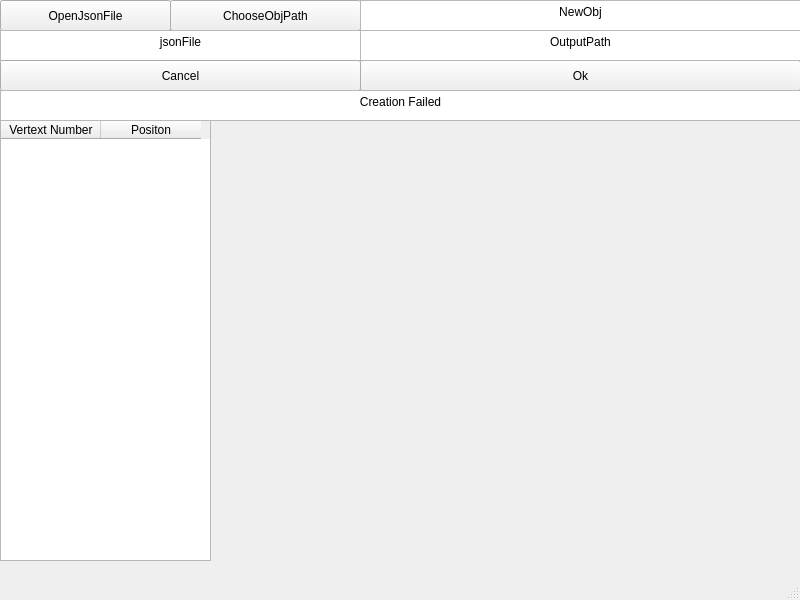
<?xml version="1.0" encoding="UTF-8"?>
<ui version="4.0">
 <class>JsonToObjForm</class>
 <widget class="QMainWindow" name="JsonToObjForm">
  <property name="geometry">
   <rect>
    <x>0</x>
    <y>0</y>
    <width>800</width>
    <height>600</height>
   </rect>
  </property>
  <property name="windowTitle">
   <string>JsonToObjForm</string>
  </property>
  <widget class="QWidget" name="centralwidget">
   <widget class="QPushButton" name="OpenJsonFile">
    <property name="geometry">
     <rect>
      <x>0</x>
      <y>0</y>
      <width>171</width>
      <height>31</height>
     </rect>
    </property>
    <property name="text">
     <string>OpenJsonFile</string>
    </property>
   </widget>
   <widget class="QPushButton" name="OpenobjPath">
    <property name="geometry">
     <rect>
      <x>170</x>
      <y>0</y>
      <width>191</width>
      <height>31</height>
     </rect>
    </property>
    <property name="text">
     <string>ChooseObjPath</string>
    </property>
   </widget>
   <widget class="QTextEdit" name="NameObj">
    <property name="geometry">
     <rect>
      <x>360</x>
      <y>0</y>
      <width>441</width>
      <height>31</height>
     </rect>
    </property>
    <property name="html">
     <string>&lt;!DOCTYPE HTML PUBLIC &quot;-//W3C//DTD HTML 4.0//EN&quot; &quot;http://www.w3.org/TR/REC-html40/strict.dtd&quot;&gt;
&lt;html&gt;&lt;head&gt;&lt;meta name=&quot;qrichtext&quot; content=&quot;1&quot; /&gt;&lt;meta charset=&quot;utf-8&quot; /&gt;&lt;style type=&quot;text/css&quot;&gt;
p, li { white-space: pre-wrap; }
hr { height: 1px; border-width: 0; }
li.unchecked::marker { content: &quot;\2610&quot;; }
li.checked::marker { content: &quot;\2612&quot;; }
&lt;/style&gt;&lt;/head&gt;&lt;body style=&quot; font-family:'Segoe UI'; font-size:9pt; font-weight:400; font-style:normal;&quot;&gt;
&lt;p align=&quot;center&quot; style=&quot; margin-top:0px; margin-bottom:0px; margin-left:0px; margin-right:0px; -qt-block-indent:0; text-indent:0px;&quot;&gt;NewObj&lt;/p&gt;&lt;/body&gt;&lt;/html&gt;</string>
    </property>
   </widget>
   <widget class="QTextBrowser" name="JsonFile">
    <property name="geometry">
     <rect>
      <x>0</x>
      <y>30</y>
      <width>361</width>
      <height>31</height>
     </rect>
    </property>
    <property name="html">
     <string>&lt;!DOCTYPE HTML PUBLIC &quot;-//W3C//DTD HTML 4.0//EN&quot; &quot;http://www.w3.org/TR/REC-html40/strict.dtd&quot;&gt;
&lt;html&gt;&lt;head&gt;&lt;meta name=&quot;qrichtext&quot; content=&quot;1&quot; /&gt;&lt;meta charset=&quot;utf-8&quot; /&gt;&lt;style type=&quot;text/css&quot;&gt;
p, li { white-space: pre-wrap; }
hr { height: 1px; border-width: 0; }
li.unchecked::marker { content: &quot;\2610&quot;; }
li.checked::marker { content: &quot;\2612&quot;; }
&lt;/style&gt;&lt;/head&gt;&lt;body style=&quot; font-family:'Segoe UI'; font-size:9pt; font-weight:400; font-style:normal;&quot;&gt;
&lt;p align=&quot;center&quot; style=&quot; margin-top:0px; margin-bottom:0px; margin-left:0px; margin-right:0px; -qt-block-indent:0; text-indent:0px;&quot;&gt;jsonFile&lt;/p&gt;&lt;/body&gt;&lt;/html&gt;</string>
    </property>
   </widget>
   <widget class="QPushButton" name="CancelButton">
    <property name="geometry">
     <rect>
      <x>0</x>
      <y>60</y>
      <width>361</width>
      <height>31</height>
     </rect>
    </property>
    <property name="text">
     <string>Cancel</string>
    </property>
   </widget>
   <widget class="QPushButton" name="OkButton">
    <property name="geometry">
     <rect>
      <x>360</x>
      <y>60</y>
      <width>441</width>
      <height>31</height>
     </rect>
    </property>
    <property name="text">
     <string>Ok</string>
    </property>
   </widget>
   <widget class="QTableWidget" name="tableWidget">
    <property name="geometry">
     <rect>
      <x>0</x>
      <y>120</y>
      <width>211</width>
      <height>441</height>
     </rect>
    </property>
    <column>
     <property name="text">
      <string>Vertext Number</string>
     </property>
    </column>
    <column>
     <property name="text">
      <string>Positon</string>
     </property>
    </column>
   </widget>
   <widget class="QTextBrowser" name="CreationOk">
    <property name="geometry">
     <rect>
      <x>0</x>
      <y>90</y>
      <width>801</width>
      <height>31</height>
     </rect>
    </property>
    <property name="html">
     <string>&lt;!DOCTYPE HTML PUBLIC &quot;-//W3C//DTD HTML 4.0//EN&quot; &quot;http://www.w3.org/TR/REC-html40/strict.dtd&quot;&gt;
&lt;html&gt;&lt;head&gt;&lt;meta name=&quot;qrichtext&quot; content=&quot;1&quot; /&gt;&lt;meta charset=&quot;utf-8&quot; /&gt;&lt;style type=&quot;text/css&quot;&gt;
p, li { white-space: pre-wrap; }
hr { height: 1px; border-width: 0; }
li.unchecked::marker { content: &quot;\2610&quot;; }
li.checked::marker { content: &quot;\2612&quot;; }
&lt;/style&gt;&lt;/head&gt;&lt;body style=&quot; font-family:'Segoe UI'; font-size:9pt; font-weight:400; font-style:normal;&quot;&gt;
&lt;p align=&quot;center&quot; style=&quot; margin-top:0px; margin-bottom:0px; margin-left:0px; margin-right:0px; -qt-block-indent:0; text-indent:0px;&quot;&gt;Creation Failed&lt;/p&gt;&lt;/body&gt;&lt;/html&gt;</string>
    </property>
   </widget>
   <widget class="QTextBrowser" name="OutputPathText">
    <property name="geometry">
     <rect>
      <x>360</x>
      <y>30</y>
      <width>441</width>
      <height>31</height>
     </rect>
    </property>
    <property name="html">
     <string>&lt;!DOCTYPE HTML PUBLIC &quot;-//W3C//DTD HTML 4.0//EN&quot; &quot;http://www.w3.org/TR/REC-html40/strict.dtd&quot;&gt;
&lt;html&gt;&lt;head&gt;&lt;meta name=&quot;qrichtext&quot; content=&quot;1&quot; /&gt;&lt;meta charset=&quot;utf-8&quot; /&gt;&lt;style type=&quot;text/css&quot;&gt;
p, li { white-space: pre-wrap; }
hr { height: 1px; border-width: 0; }
li.unchecked::marker { content: &quot;\2610&quot;; }
li.checked::marker { content: &quot;\2612&quot;; }
&lt;/style&gt;&lt;/head&gt;&lt;body style=&quot; font-family:'Segoe UI'; font-size:9pt; font-weight:400; font-style:normal;&quot;&gt;
&lt;p align=&quot;center&quot; style=&quot; margin-top:0px; margin-bottom:0px; margin-left:0px; margin-right:0px; -qt-block-indent:0; text-indent:0px;&quot;&gt;OutputPath&lt;/p&gt;&lt;/body&gt;&lt;/html&gt;</string>
    </property>
   </widget>
  </widget>
  <widget class="QMenuBar" name="menubar">
   <property name="geometry">
    <rect>
     <x>0</x>
     <y>0</y>
     <width>800</width>
     <height>21</height>
    </rect>
   </property>
  </widget>
  <widget class="QStatusBar" name="statusbar"/>
  <action name="actionopen_json">
   <property name="text">
    <string>open json</string>
   </property>
  </action>
 </widget>
 <resources/>
 <connections/>
</ui>
